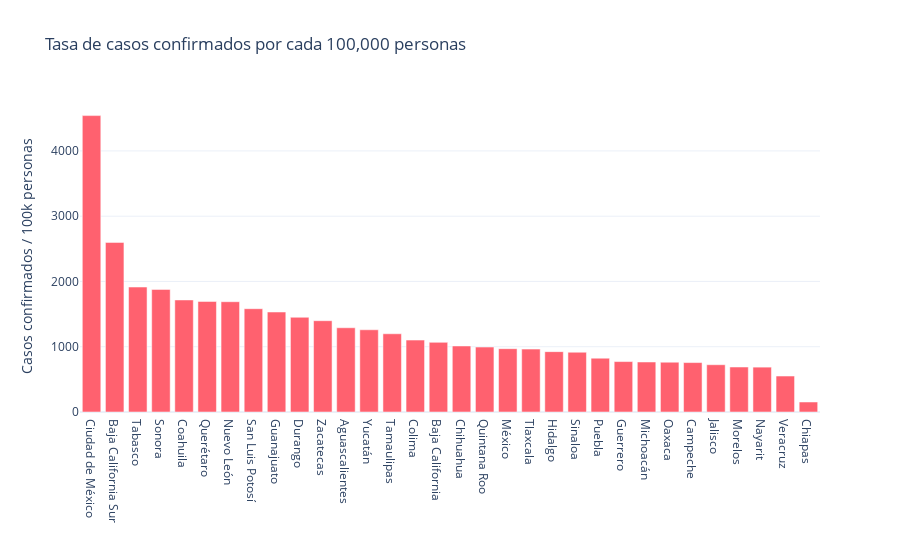

The cell this chart's notebook holds for it:
### Code cell
# Bar plot of the rate of confirmed cases per 100k persons 
fig_bar_cases_rate = px.bar(x = datos_por_estado["ENTIDAD"], y = datos_por_estado["TASA DE CASOS POR 100K"],
                            labels = dict(y = "Casos confirmados / 100k personas" , x = "") ,title = "Tasa de casos confirmados por cada 100,000 personas")


fig_bar_cases_rate.update_traces(marker = dict(color = "#ff616f"))
#fig_bar_cases_rate.update_xaxes(tickfont = dict(size = 11))
fig_bar_cases_rate.show()

### Figure 1 — Plotly figure (JSON) as saved in the notebook; plotly's stock layout.template omitted (floating-point values rounded to 4 significant figures)
{"data": [{"alignmentgroup": "True", "hovertemplate": "=%{x}<br>Casos confirmados / 100k personas=%{y}<extra></extra>", "legendgroup": "", "marker": {"color": "#ff616f"}, "name": "", "offsetgroup": "", "orientation": "v", "showlegend": false, "textposition": "auto", "type": "bar", "x": ["Ciudad de México", "Baja California Sur", "Tabasco", "Sonora", "Coahuila", "Querétaro", "Nuevo León", "San Luis Potosí", "Guanajuato", "Durango", "Zacatecas", "Aguascalientes", "Yucatán", "Tamaulipas", "Colima", "Baja California", "Chihuahua", "Quintana Roo", "México", "Tlaxcala", "Hidalgo", "Sinaloa", "Puebla", "Guerrero", "Michoacán", "Oaxaca", "Campeche", "Jalisco", "Morelos", "Nayarit", "Veracruz", "Chiapas"], "xaxis": "x", "y": [4541.0, 2598.0, 1915.0, 1878.0, 1717.0, 1694.0, 1690.0, 1583.0, 1532.0, 1451.0, 1399.0, 1291.0, 1260.0, 1199.0, 1102.0, 1067.0, 1012.0, 994.8, 970.3, 963.7, 924.9, 915.7, 824.5, 772.7, 766.2, 762.5, 757.3, 724.2, 689.1, 687.5, 551.1, 153.3], "yaxis": "y"}], "layout": {"barmode": "relative", "legend": {"tracegroupgap": 0}, "title": {"text": "Tasa de casos confirmados por cada 100,000 personas"}, "xaxis": {"anchor": "y", "domain": [0, 1], "title": {"text": ""}}, "yaxis": {"anchor": "x", "domain": [0, 1], "title": {"text": "Casos confirmados / 100k personas"}}}}
